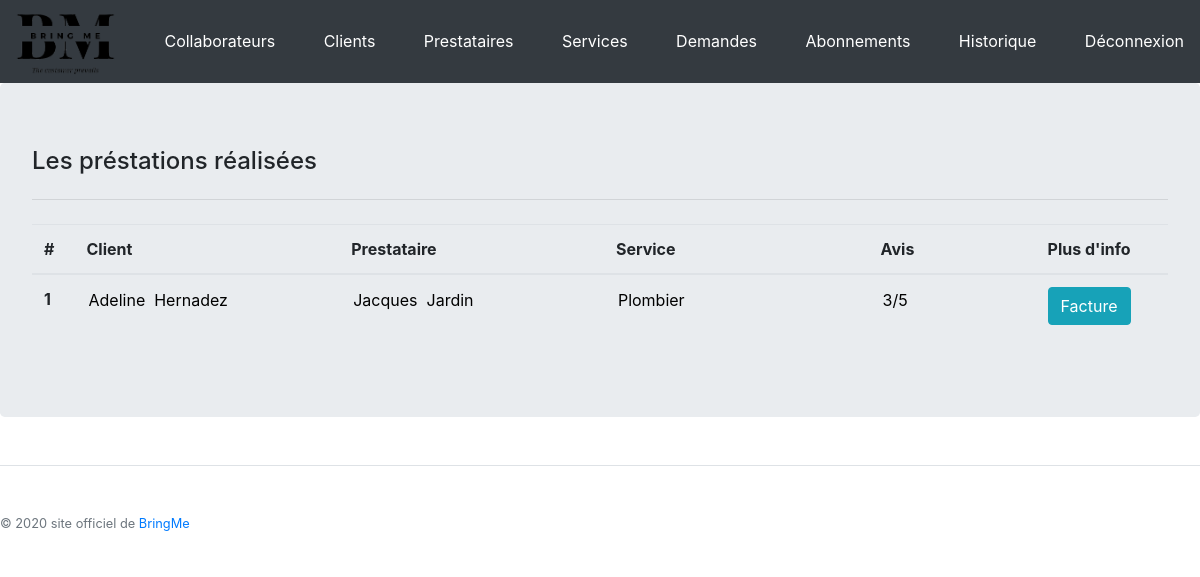
Page /back/history.php (signed in) on the earlier database version.
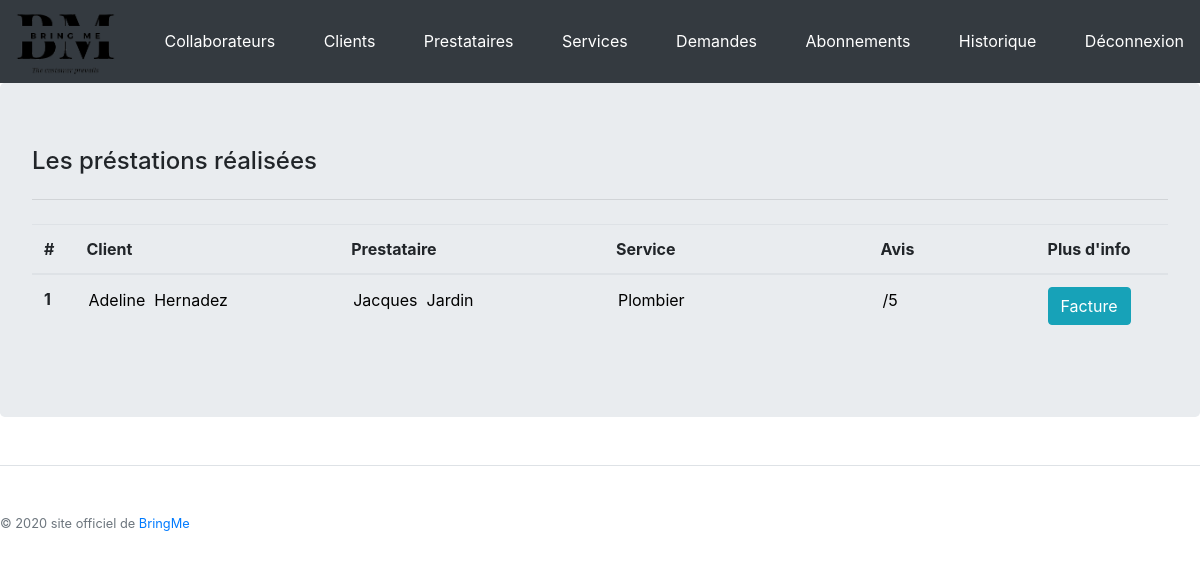
Same page on the later database version.
### tables this page shows
CREATE TABLE IF NOT EXISTS `DELIVERY` (
  `idDelivery` INT AUTO_INCREMENT,
  `deliveryDateStart` DATE,
  `deliveryDateEnd` DATE,
  `deliveryHourStart` TIME,
  `deliveryState` INT,
  `deliveryRate` INT,
  `idService` INT,
  `idProvider` INT,
  `idBill` INT,
  `deliveryHourEnd` TIME,
  PRIMARY KEY (`idDelivery`),
  INDEX `PROVISION_SERVICE_FK` (`idService` ASC),
  INDEX `PROVISION_PROVIDER_FK` (`idProvider` ASC),
  INDEX `PROVISION_BILL_FK` (`idBill` ASC),
  CONSTRAINT `PROVISION_SERVICE_FK`
    FOREIGN KEY (`idService`)
    REFERENCES `SERVICE` (`idService`)
    ON DELETE CASCADE,
  CONSTRAINT `PROVISION_PROVIDER_FK`
    FOREIGN KEY (`idProvider`)
    REFERENCES `PROVIDER` (`idProvider`)
    ON DELETE CASCADE,
  CONSTRAINT `PROVISION_BILL_FK`
    FOREIGN KEY (`idBill`)
    REFERENCES `BILL` (`idBill`)
    ON DELETE CASCADE);

CREATE TABLE IF NOT EXISTS `USER` (
  `idUser` INT AUTO_INCREMENT,
  `userEmail` VARCHAR(50) NOT NULL,
  `userPassword` VARCHAR(255) NOT NULL,
  `userFirstName` VARCHAR(50),
  `userLastName` VARCHAR(50),
  `userBirth` DATE,
  `userAddress` VARCHAR(250),
  `userIdCity` INT,
  `userPhone` VARCHAR(20),
  `userPrivilege` INT,
  `userIp` VARCHAR(50),
  `userAgent` VARCHAR(500),
  `userAnnulation` INT,
  `state` TINYINT(1),
  `idSubscription` INT,
  `subStart` DATE,
  `subEnd` DATE,
  `subHourLeft` FLOAT,
  `userGuid` char(36),
  PRIMARY KEY (`idUser`),
  INDEX `fk_USER_SUBSCRIPTION1_idx` (`idSubscription` ASC),
  CONSTRAINT `fk_USER_SUBSCRIPTION1`
    FOREIGN KEY (`idSubscription`)
    REFERENCES `SUBSCRIPTION` (`idSub`)
    ON DELETE NO ACTION
    ON UPDATE NO ACTION,
  INDEX `USER_CITY_FK` (`userIdCity` ASC),
  CONSTRAINT `USER_CITY_FK`
      FOREIGN KEY (`userIdCity`)
      REFERENCES `CITY` (`idCity`)
      ON DELETE CASCADE);

CREATE TABLE IF NOT EXISTS `PROVIDER` (
  `idProvider` INT AUTO_INCREMENT,
  `providerFirstName` VARCHAR(50),
  `providerLastName` VARCHAR(45),
  `providerPhone` VARCHAR(20),
  `providerEmail` VARCHAR(50) NOT NULL,
  `providerPassword` VARCHAR(255) NOT NULL,
  `providerAddress` VARCHAR(250),
  `providerIdCity` INT,
  `companyName` VARCHAR(45),
  `providerRate` FLOAT,
  `providerAnnulation` INT,
  `state` TINYINT(1),
  `providerGuid` char(36),
  PRIMARY KEY (`idProvider`),
  INDEX `PROVIDER_CITY_FK` (`providerIdCity` ASC),
  CONSTRAINT `PROVIDER_CITY_FK`
    FOREIGN KEY (`providerIdCity`)
    REFERENCES `CITY` (`idCity`)
    ON DELETE CASCADE);

CREATE TABLE IF NOT EXISTS `SERVICE` (
  `idService` INT AUTO_INCREMENT,
  `serviceTitle` VARCHAR(50),
  `servicePrice` FLOAT,
  `serviceDescription` TEXT,
  `serviceImage` VARCHAR(100),
  PRIMARY KEY (`idService`)
);

### back/history.php (the view, shortened to what this page needs)
<?php include('../include/config.php');
$query = $pdo->prepare('SELECT * FROM DELIVERY INNER JOIN SERVICE ON SERVICE.idService = DELIVERY.idService INNER JOIN PROVIDER ON PROVIDER.idProvider = DELIVERY.idProvider INNER JOIN BILL ON BILL.idBill = DELIVERY.idBill INNER JOIN USER ON USER.idUser = BILL.idUser WHERE DELIVERY.deliveryState = 1 OR DELIVERY.deliveryState = 0');
$query->execute();
$resultats = $query->fetchAll();
?>
<!DOCTYPE html>
<html>
<head>
  <link rel="stylesheet" href="../css/bootstrap.min.css">
  <link rel="stylesheet" href="../css/inscription.css">
</head>
<body>
 <?php include('../include/config.php');
 include('../css/linkCss.php');
 include('include/headerBack.php');
 ?>
<div class="jumbotron table-responsive-xl">
        <h4>Les préstations réalisées</h4>
        <hr class="my-4">
 <table class="table table-hover">
    <thead>
      <tr>
        <th scope="col">#</th>
        <th scope="col">Client</th>
        <th scope="col">Prestataire</th>
        <th scope="col">Service</th>
        <th scope="col">Avis</th>
        <th scope="col">Plus d'info</th>
      </tr>
    </thead>
  <?php foreach ($resultats as $delivery) { ?>
        <tbody>
          <tr>
              <th scope="row"><?php echo $delivery['idDelivery']; ?></th>
                  <td>
                    <input type="text" class="inputHistory" name="user" value="<?php echo $delivery['userFirstName']. '  '. $delivery['userLastName']; ?>">
                  </td>
                  <td>
                    <input type="text" class="inputHistory" name="provider" value="<?php echo $delivery['providerFirstName'].'  '.$delivery['providerLastName']; ?>">
                  </td>
                  <td>
                    <input type="text" class="inputHistory" name="service" value="<?php echo $delivery['serviceTitle']; ?>">
                  </td>
                  <td>
                    <input type="text" class="input" name="avis" value="<?php echo $delivery['deliveryRate']; ?>/5">
                  </td>
                  <td>
                    <a class="btn btn-info" target="_blank" href="../pdfGenerator.php?idBill=<?=$delivery['idBill']?>&userGuid=<?=$delivery['userGuid']?>">Facture</a>
                  </td>
          </tr>
        </tbody>
  <?php
        } ?>
</table>
</div>
  <?php include('../include/footer.php'); ?>
</body>
</html>

### css/linkCss.php (shortened to what this page needs)
<link rel="stylesheet" href="https://stackpath.bootstrapcdn.com/bootstrap/4.4.1/css/bootstrap.min.css"
integrity="sha384-Vkoo8x4CGsO3+Hhxv8T/Q5PaXtkKtu6ug5TOeNV6gBiFeWPGFN9MuhOf23Q9Ifjh">
<link rel="stylesheet" href="css/header.css">

### back/include/headerBack.php
<link rel="stylesheet" href="../css/header.css">
<link rel="stylesheet" href="../css/back.css">
<header>
  <nav class="navbar navbar-dark bg-dark">
    <a href="indexBack.php"> <img src="../images/logo.png"></a>
  	 <a href="employee.php">Collaborateurs </a>
     <a href="user.php">Clients</a>
     <a href="provider.php">Prestataires</a>
     <a href="service.php">Services</a>
     <a href="request.php">Demandes</a>
     <a href="subscription.php">Abonnements </a>
     <a href="history.php">Historique </a>
    <a href="../PHP/deconnexion.php"> Déconnexion </span></a>
  </nav>
</header>

### include/footer.php (shortened to what this page needs)
<footer class="pt-4 my-md-5 pt-md-5 border-top">
   <div class="row">
     <div class="col-12 col-md">
       <small class="d-block mb-3 text-muted">	<p> © <?php echo date('Y'); ?> site officiel de <a class="lien" href="../index.php"> BringMe </a></p>
	</small>
     </div>
   </div>
</footer>

### css/header.css (style rules this page uses)
img { max-height: 100px; max-width: 100px; }
header a { text-decoration: none; color: white; }

### css/back.css (style rules this page uses)
input { background-color:transparent; border: 0px solid; }
.input { width: 111px; }
.inputHistory { width: 190px; }

Differences in the rows shown:
changed delivery "Adeline Hernadez": avis "3/5" → "/5"
